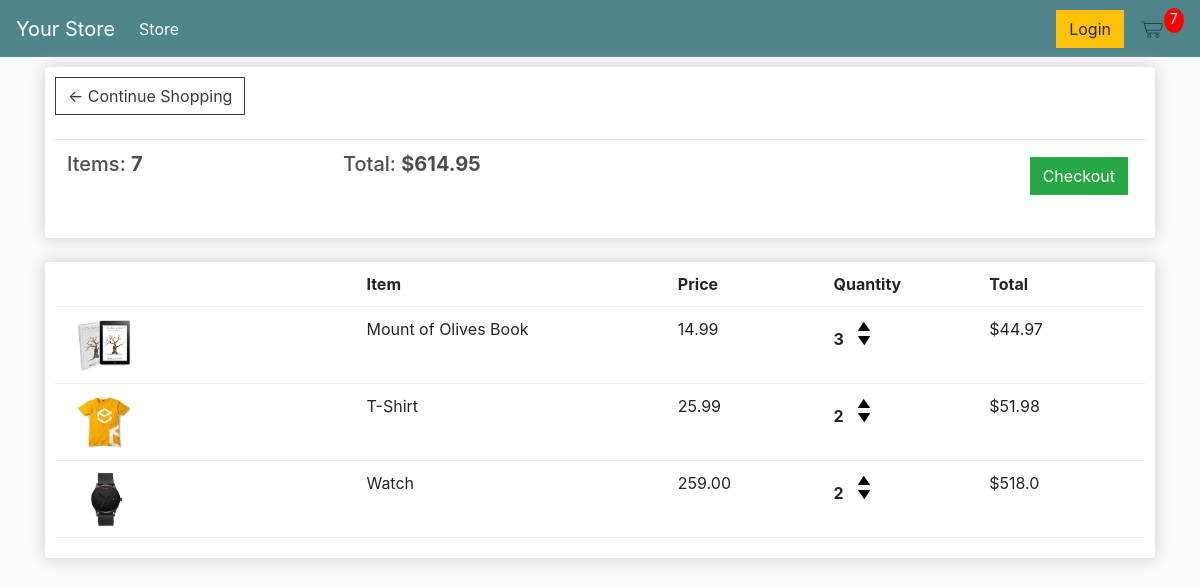
Before: /cart (signed in) with the older database file.
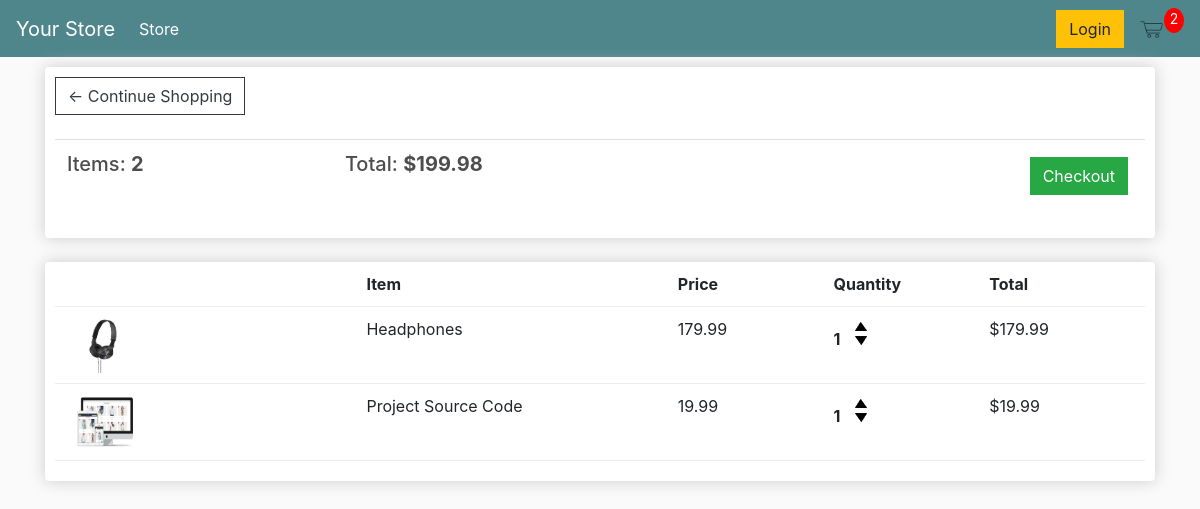
After: the same page with the newer database file.
### store/models.py (models this page shows, shortened)
class Order(models.Model):
    customer = models.ForeignKey(Customer, on_delete=models.SET_NULL, blank=True, null=True)
    date_ordered = models.DateTimeField(auto_now_add=True)
    complete = models.BooleanField(default=False, null=True, blank=False)
    transaction_id = models.CharField(max_length=200, null=True)
    @property
    def get_cart_total(self):
        orderitems = self.orderitem_set.all()
        total = sum([item.get_total for item in orderitems])
        return total
    @property
    def get_cart_items(self):
        orderitems = self.orderitem_set.all()
        total = sum([item.quantity for item in orderitems])
        return total

class OrderItem(models.Model):
    product = models.ForeignKey(Product, on_delete=models.SET_NULL, blank=True, null=True)
    order = models.ForeignKey(Order, on_delete=models.SET_NULL, blank=True, null=True)
    quantity = models.IntegerField(default=0, null=True, blank=True)
    date_added = models.DateTimeField(auto_now_add=True)
    @property
    def get_total(self):
        total = self.product.price * self.quantity
        return total

class Product(models.Model):
    name = models.CharField(max_length=200, null=True)
    price = models.FloatField()
    digital = models.BooleanField(default=False, null=True, blank=False)
    image = models.ImageField(null=True, blank=True)
    @property
    def imageURL(self):
        try:
            url = self.image.url
        except:
            url = ''
        return url

### store/views.py (the view)
# urls.py: path('cart', views.cart, name="cart"),
def cart(request):
    if request.user.is_authenticated:
        customer = request.user.customer
        order, created = Order.objects.get_or_create(customer=customer, complete=False)
        items = order.orderitem_set.all()
        cartItems = order.get_cart_items
    else:
        items = []
        order = {'get_cart_total':0, 'get_cart_items':0, 'shipping':False}
        cartItems = order['get_cart_items']
    context = {'items':items, 'order':order, 'cartItems':cartItems}
    return render(request, 'store/cart.html', context)

### store/templates/store/cart.html
{% extends 'store/main.html' %}
{% load static %}
{% block content %}
    <div class="row">
        <div class="col-lg-12">
            <div class="box-element">
                <a class="btn btn-outline-dark" href="{% url 'store' %}">&#x2190; Continue Shopping</a>
                <br>
                <br>
                <table class="table">
                    <tr>
                        <th><h5>Items: <strong>{{order.get_cart_items}}</strong></h5></th>
                        <th><h5>Total: <strong>${{order.get_cart_total|floatformat:2}}</strong></h5></th>
                        <th>
                            <a style="float:right;margin:5px" class="btn btn-success" href="{% url 'checkout' %}">Checkout</a>
                        </th>
                    </tr>
                </table>
            </div>
            <br>
            <div class="box-element">
                <div class="cart-row">
                    <div style="flex:2" ></div>
                    <div style="flex:2" ><strong>Item</strong></div>
                    <div style="flex:1" ><strong>Price</strong></div>
                    <div style="flex:1" ><strong>Quantity</strong></div>
                    <div style="flex:1" ><strong>Total</strong></div>
                </div>
                {% for item in items %}
                <div class="cart-row">
                    <div style="flex:2" ><img class="row-image" src="{{item.product.imageURL}}"></div>
                    <div style="flex:2" >{{item.product.name}}</div>
                    <div style="flex:1" >{{item.product.price|floatformat:2}}</div>
                    <div style="flex:1" >
                        <p class="quantity">{{item.quantity}}</p>
                        <div class="quantity">
                            <img data-product="{{item.product.id}}" data-action="add" class="chg-quantity update-cart" src="{% static 'images/arrow-up.png' %}">
                            <img data-product="{{item.product.id}}" data-action="remove" class="chg-quantity update-cart" src="{% static 'images/arrow-down.png' %}">
                        </div>
                    </div>
                    <div style="flex:1" >${{item.get_total}}</div>
                </div>
                {% endfor %}
            </div>
        </div>
    </div>
{% endblock content %}

Changed rows visible on the page:
no longer on this page (row edited): Order: get_cart_items "7", get_cart_total "614.95"
removed OrderItem: product.imageURL (picture), product.name "Mount of Olives Book", product.price "14.99", quantity "3", get_total "44.97"
removed OrderItem: product.imageURL (picture), product.name "T-Shirt", product.price "25.99", quantity "2", get_total "51.98"
removed OrderItem: product.imageURL (picture), product.name "Watch", product.price "259.00", quantity "2", get_total "518.0"
added Order: get_cart_items "2", get_cart_total "199.98"
added OrderItem: product.imageURL (picture), product.name "Headphones", product.price "179.99", quantity "1", get_total "179.99"
added OrderItem: product.imageURL (picture), product.name "Project Source Code", product.price "19.99", quantity "1", get_total "19.99"
Other visible differences:
{{ cartItems }}: "7" → "2"
